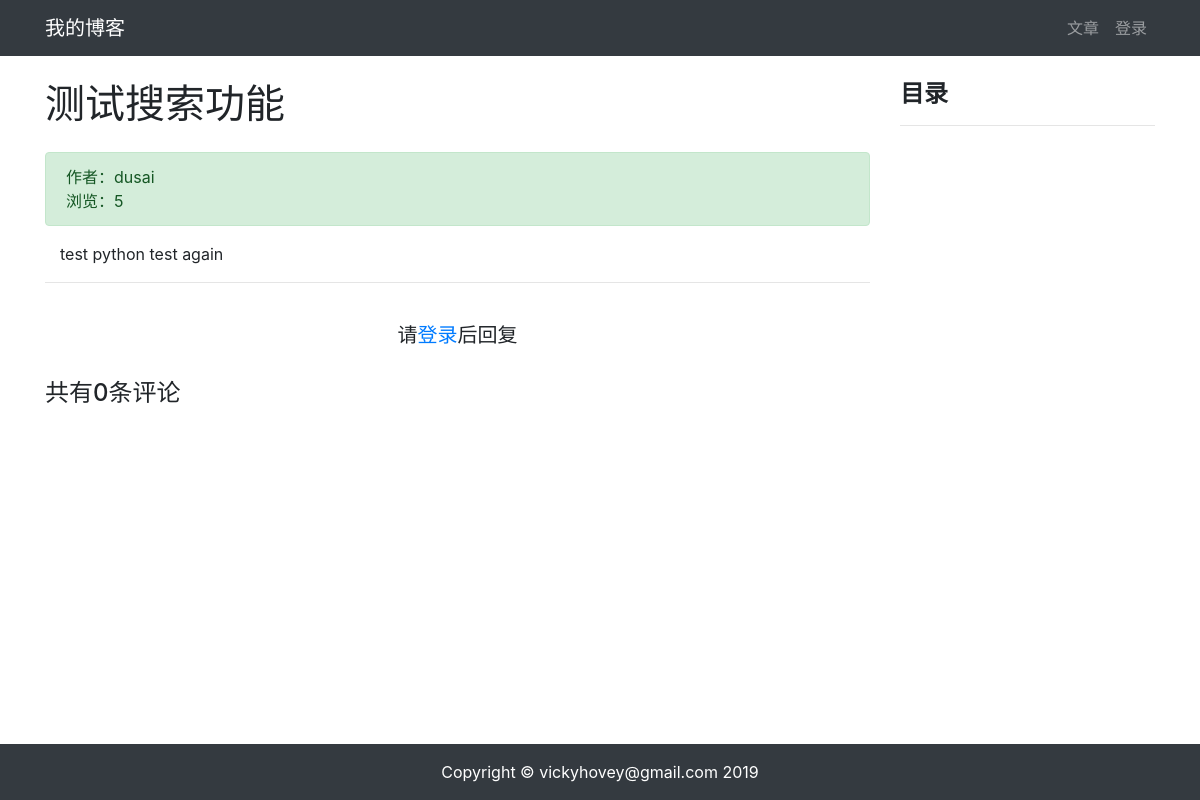
Screenshot of /article/article-detail/25/ with the database file from the repository.
### article/models.py (models this page shows, shortened)
class ArticlePost(models.Model):
    author = models.ForeignKey(User, on_delete=models.CASCADE)
    title = models.CharField(max_length=100)
    body = models.TextField()
    total_views = models.PositiveIntegerField(default=0)
    created = models.DateTimeField(default=timezone.now)
    updated = models.DateTimeField(auto_now=True)
    class Meta:
        ordering = ('-created',)

### article/views.py (the view)
# urls.py: path('article-detail/<int:id>/', views.article_detail, name='article_detail'),
def article_detail(request, id):
    article = ArticlePost.objects.get(id=id)
    comments = Comment.objects.filter(article=id)
    article.total_views += 1
    article.save(update_fields=['total_views'])
    md = markdown.Markdown(
        extensions=[
        'markdown.extensions.extra',
        'markdown.extensions.codehilite',
        'markdown.extensions.toc',
        ]
    )
    article.body = md.convert(article.body)
    context = { 'article': article, 'toc': md.toc, 'comments': comments }
    return render(request, 'article/detail.html', context)

### templates/article/detail.html (shortened to what this page needs)
{% extends "base.html" %}
{% load staticfiles %}
{% block content %}
<div class="container">
    <div class="row">
        <div class="col-9">
            <h1 class="mt-4 mb-4">{{ article.title }}</h1>
            <div class="alert alert-success">
                <div>
                    作者：{{ article.author }}
                </div>
                <div>
                    浏览：{{ article.total_views }}
                </div>
            </div>
            <div class="col-12">
                <p>{{ article.body|safe }}</p>
            </div>
            <hr>
            {% if user.is_authenticated %}
                <div>
                    <form
                        action="{% url 'comment:post_comment' article.id %}"
                        method="POST"
                    >
                    {% csrf_token %}
                        <div class="form-group">
                            <label for="body">
                                <strong>
                                    我也要发言：
                                </strong>
                            </label>
                            <textarea
                                type="text"
                                class="form-control"
                                id="body"
                                name="body"
                                rows="2"></textarea>
                        </div>
                        <button type="submit" class="btn btn-primary ">发送</button>
                    </form>
                </div>
                <br>
            {% else %}
                <br>
                <h5 class="row justify-content-center">
                    请<a href="{% url 'userprofile:login' %}">登录</a>后回复
                </h5>
                <br>
            {% endif %}
            <h4>共有{{ comments.count }}条评论</h4>
        </div>
        <div class="col-3 mt-4">
            <h4><strong>目录</strong></h4>
            <hr>
        </div>
    </div>
</div>
{% endblock content %}

### rows the page displays
ArticlePost: title "测试搜索功能", author "dusai", total_views "5", body "test python test again"

### other values shown
{{ comments.count }} "0"
